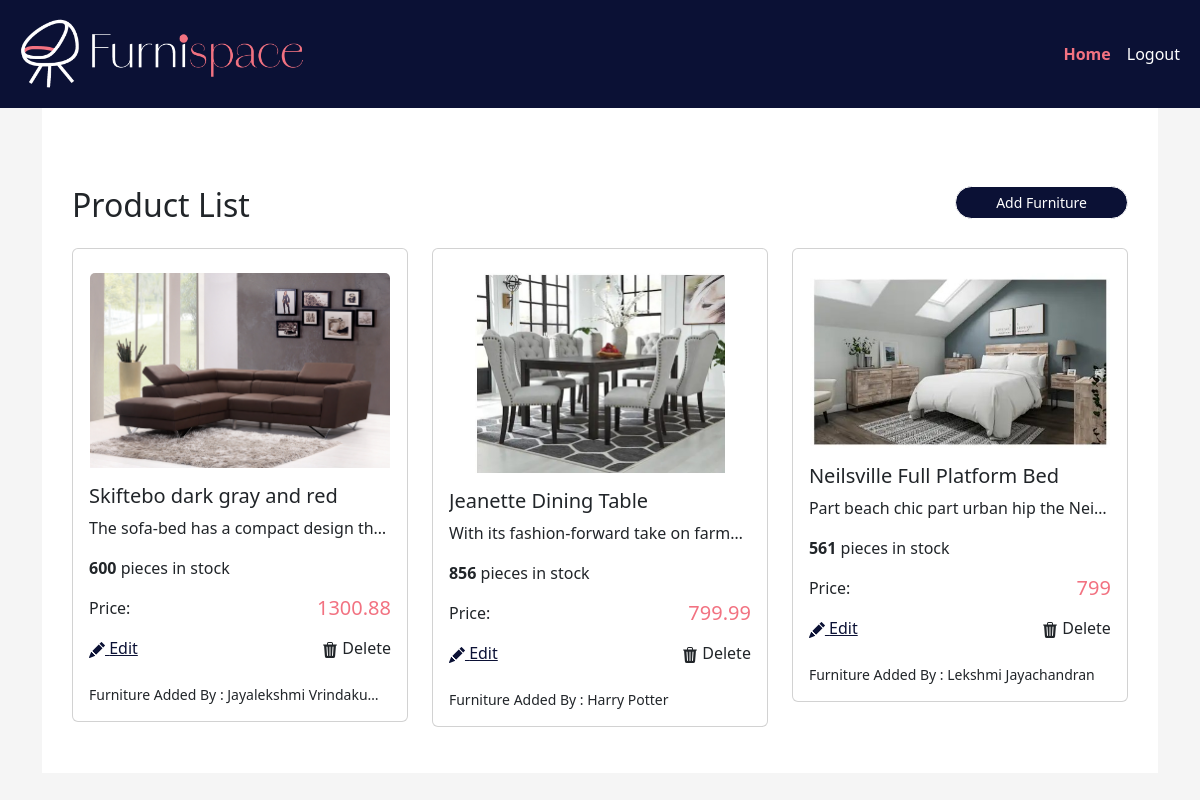
The page /admin_dashboard.php?user_id=1 on the database its author committed.
### tables this page shows
CREATE TABLE `tbl_furniture` (
  `furniture_id` int(11) UNSIGNED NOT NULL,
  `user_id` int(11) UNSIGNED NOT NULL,
  `furniture_name` varchar(255) NOT NULL,
  `furniture_description` varchar(255) NOT NULL,
  `furniture_quantity_available` varchar(20) NOT NULL,
  `furniture_price` varchar(20) NOT NULL,
  `furniture_image` varchar(255) NOT NULL,
  `furniture_added_by` varchar(100) NOT NULL
);

### admin_dashboard.php (the view, shortened to what this page needs)
<?php
include 'config/db_connection_pdo.php';
$user_id = $_GET['user_id'];
$stmt = $pdo->prepare("SELECT * FROM tbl_furniture");
if ($stmt->execute()) {
    $furniture_items = $stmt->fetchAll(PDO::FETCH_ASSOC);
} else {
    echo "Error: " . $stmt->errorInfo()[2];
}
?>
<!DOCTYPE html>
<html lang="en">
<head>
    <link href="https://cdn.jsdelivr.net/npm/bootstrap@5.3.3/dist/css/bootstrap.min.css" rel="stylesheet">
    <link href="assets/css/style.css" rel="stylesheet">
</head>
<body>
    <nav class="navbar navbar-expand-lg navbar-light bg-light">
        <div class="container-fluid">
            <a class="navbar-brand" href="admin_dashboard.php?user_id=<?php echo $user_id; ?>">
                <img src="assets/images/logo-light.png" alt="" width="300">
            </a>
            <div class="collapse navbar-collapse justify-content-end" id="navbarSupportedContent">
                <div class="d-flex">
                    <ul class="navbar-nav me-auto mb-2 mb-lg-0">
                        <li class="nav-item">
                            <a class="nav-link active" aria-current="page" href="">Home</a>
                        </li>
                        <li class="nav-item">
                            <a class="nav-link" href="index.php">Logout</a>
                        </li>
                    </ul>
                </div>
            </div>
        </div>
    </nav>
    <div class="container">
        <div class="dashboard">
            <div class="row mt-5 mb-3">
                <div class="col-6">
                    <h2>Product List</h2>
                </div>
                <div class="col-6 text-end">
                    <a href="manage_furniture.php?user_id=<?php echo $user_id; ?>" class="btn btn-primary btn-sm">Add Furniture</a>
                </div>
            </div>
            <div class="row">
                <?php if (!empty($furniture_items)) { ?>
                    <?php foreach ($furniture_items as $item) { ?>
                        <div class="col-12 col-md-4 product-list mb-3">
                            <div class="card pt-4">
                                <img src="<?php echo ($item['furniture_image']); ?>" alt="<?php echo ($item['furniture_name']); ?>" class="card-img-top">
                                <div class="card-body">
                                    <h5 class="card-title text-truncate"><?php echo ($item['furniture_name']); ?></h5>
                                    <p class="card-text text-truncate"><?php echo ($item['furniture_description']); ?></p>
                                    <p><b><?php echo ($item['furniture_quantity_available']); ?></b> pieces in stock</p>
                                    <div class="d-flex justify-content between">
                                        <p class="w-100">Price:</p>
                                        <h5 class="price"><?php echo ($item['furniture_price']); ?></h5>
                                    </div>
                                    <div class="d-flex justify-content-between">
                                        <a href="manage_furniture.php?user_id=<?php echo $item['user_id']; ?>&id=<?php echo $item['furniture_id']; ?>"> Edit</a>
                                        <form action="" method="post">
                                            <button class="nav-link" type="submit" value="<?php echo $item['furniture_id']; ?>" name="delete" onclick="return confirm('Are you sure you want to delete this item?');"> Delete</button>
                                        </form>
                                    </div>
                                    <div class="mt-4 justify-content">
                                        <small class="d-block text-truncate">Furniture Added By : <?php echo ($item['furniture_added_by']); ?></small>
                                    </div>
                                </div>
                            </div>
                        </div>
                    <?php } ?>
                <?php } else { ?>
                    <div class="col-12">
                        <p><em>No products listed</em></p>
                    </div>
                <?php } ?>
            </div>
        </div>
    </div>
</body>
</html>

### assets/css/style.css (style rules this page uses)
body { background-color: #F5F5F5; background-image: url("../images/home-image.jpg"); background-size: cover; background-repeat: no-repeat; object-fit: cover; }
.bg-light { background-color: #0b1135 !important; }
.navbar-light .navbar-nav .nav-link, .navbar-light .navbar-nav .nav-link:hover { color: #fff }
.navbar-light .navbar-nav .nav-link.active, .navbar-light .navbar-nav .show>.nav-link { color: #F27281; font-weight: bold; }
.btn-primary, .btn-secondary { color: #fff; background-color: #0b1135; border-color: #fff; border-radius: 20px; padding: 5px 40px; }
a { color: #0b1135; }
.dashboard { padding: 30px; background: #ffffff; }
.product-list { width: 33.33%; max-width: 33.33%; }
.price { color: #F27281; }
.card-img-top { height: auto; width: fit-content; margin: 0 auto; max-width: 90%; max-height: 200px; }

### rows shown on the page
tbl_furniture: furniture_image (picture), furniture_name "Skiftebo dark gray and red", furniture_description "The sofa-bed has a compact design th…", furniture_quantity_available "600", furniture_price "1300.88", $item['furniture_id'] 4 (drawn), furniture_added_by "Jayalekshmi Vrindaku…"
tbl_furniture: furniture_image (picture), furniture_name "Jeanette Dining Table", furniture_description "With its fashion-forward take on farm…", furniture_quantity_available "856", furniture_price "799.99", $item['furniture_id'] 8 (drawn), furniture_added_by "Harry Potter"
tbl_furniture: furniture_image (picture), furniture_name "Neilsville Full Platform Bed", furniture_description "Part beach chic part urban hip the Nei…", furniture_quantity_available "561", furniture_price "799", $item['furniture_id'] 9 (drawn), furniture_added_by "Lekshmi Jayachandran"
